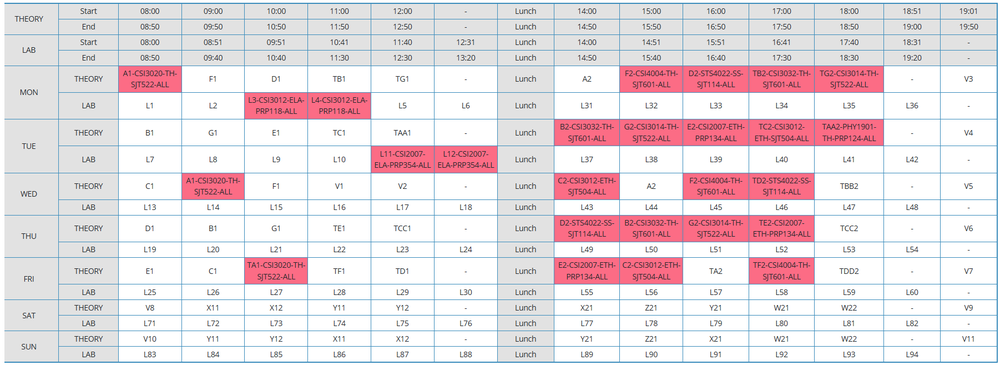
#> input picture static/timetable.png, 1000 x 365 px, shrunk from 1802 x 657 before the run, found by its file name; its folder holds only this picture in this run
$ python -i ocr_module.py   (imports and definitions only)
#> lines starting #> are read from the running program, lines starting #| are printed output that depends on the picture; after the words box and inside, x2 and y2 are one past the last pixel; in counts of white or black regions, pixels touching at a corner belong together
import cv2
import pytesseract
import json
import re
import numpy as np
from datetime import datetime
import os
from difflib import get_close_matches

pytesseract.pytesseract.tesseract_cmd = r"C:\Program Files\Tesseract-OCR\tesseract.exe"

# Valid course codes database for verification
VALID_COURSE_CODES = [
    # From your timetable
    "CSI3616", "CSI3012", "CSI3014", "CSI3020", "CSI3032",
    "CSE2001", "CSE3501", "CSI2007", "CSE2004",
    "STS4022", "PHY1001", "CSI4004",
    # Additional common codes
    "MAT2001", "CHE1001", "ENG1001", "MGT1001",
    "CSE1001", "CSE1002", "CSI1001", "ECE2001", "EEE2001"
]

# Store raw OCR output globally for display
raw_ocr_output = {
    "full_text": "",
    "red_region_text": "",
    "preprocessing_results": [],
    "extraction_timestamp": ""
}


def intelligent_timetable_extraction():
    """
    Advanced AI-powered timetable extraction with:
    - Red color detection (visual understanding)
    - Multi-strategy OCR
    - Course code validation
    - Raw text storage
    - High accuracy parsing
    """
    global raw_ocr_output

    path = "static/timetable.png"

    if not os.path.exists(path):
        print("❌ Timetable image not found")
        return {}

    print("\n" + "="*80)
    print("🤖 INTELLIGENT TIMETABLE AI - ADVANCED EXTRACTION ENGINE")
    print("="*80)

    # Load image
    img = cv2.imread(path)
#> img is the input picture: shape (365, 1000, 3); mean B, G, R 225.1, 220.2, 232.1

    if img is None:
        print("❌ Failed to load image")
        return {}

    print(f"📐 Image loaded: {img.shape[1]}x{img.shape[0]} pixels")
#| 📐 Image loaded: 1000x365 pixels

    # STEP 1: Image Preprocessing
    print("\n🔧 STEP 1: Advanced Image Preprocessing...")
    preprocessed_images = advanced_preprocessing(img)

    # STEP 2: Red Color Detection (Visual Understanding)
    print("\n🔴 STEP 2: Red Highlight Detection (Visual Context)...")
    red_regions, red_text = detect_red_highlighted_classes(img)
    raw_ocr_output["red_region_text"] = red_text

    # STEP 3: Multi-Strategy OCR Extraction
    print("\n🔍 STEP 3: Multi-Strategy OCR Extraction...")
    full_text = extract_with_advanced_ocr(preprocessed_images)
    raw_ocr_output["full_text"] = full_text

    # STEP 4: Table Structure Detection
    print("\n📊 STEP 4: Table Structure Analysis...")
    table_data = detect_table_structure(img)

    # STEP 5: Combine all extraction strategies
    print("\n🧠 STEP 5: Intelligent Text Combination...")
    combined_text = full_text + "\n" + red_text

    # Store raw output
    raw_ocr_output["extraction_timestamp"] = datetime.now().strftime("%Y-%m-%d %H:%M:%S")

    print("\n📄 RAW OCR OUTPUT (First 1000 chars):")
    print("-" * 80)
    print(combined_text[:1000])
    print("-" * 80)

    # STEP 6: Intelligent Parsing with Validation
    print("\n🎯 STEP 6: Intelligent Parsing & Course Validation...")
    timetable = intelligent_parsing_with_validation(combined_text, table_data, red_regions)

    # STEP 7: Save to JSON
    with open("timetable_map.json", "w") as f:
        json.dump(timetable, f, indent=2)

    # Save raw OCR output
    with open("raw_ocr_output.json", "w") as f:
        json.dump(raw_ocr_output, f, indent=2)

    total_classes = sum(len(classes) for classes in timetable.values())

    print("\n" + "="*80)
    print(f"✅ EXTRACTION COMPLETE - {total_classes} classes extracted & validated")
    print("="*80)

    return timetable


def advanced_preprocessing(img):
    """
    Advanced image preprocessing for maximum OCR accuracy
    Returns multiple preprocessed versions
    """
    preprocessed = []

    # Method 1: Grayscale + Gaussian Blur + Adaptive Threshold
    gray = cv2.cvtColor(img, cv2.COLOR_BGR2GRAY)
    blurred = cv2.GaussianBlur(gray, (5, 5), 0)
    adaptive = cv2.adaptiveThreshold(blurred, 255, cv2.ADAPTIVE_THRESH_GAUSSIAN_C,
                                     cv2.THRESH_BINARY, 11, 2)
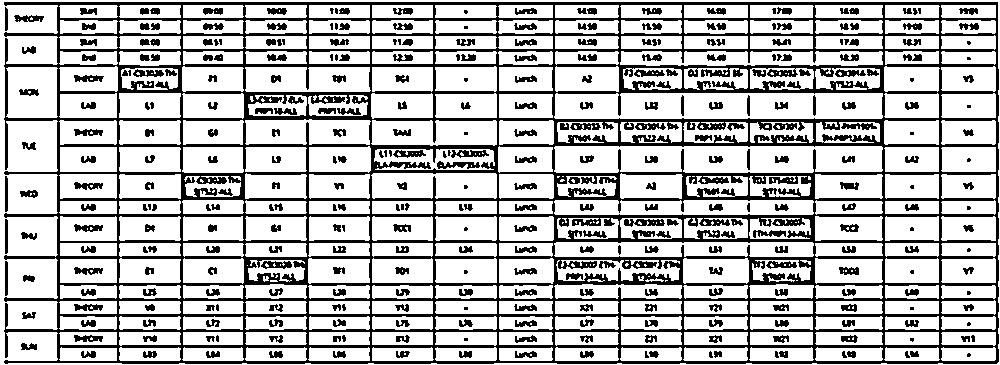
#> adaptive: shape (365, 1000); 73.2% white; 365 black regions (50 under 20 px), largest, box (x1, y1, x2, y2) and area: (4, 2, 999, 364) 74615, (624, 219, 665, 227) 217, (437, 161, 480, 169) 200
    preprocessed.append(("Adaptive Threshold", adaptive))

    # Method 2: OTSU Thresholding
    _, otsu = cv2.threshold(gray, 0, 255, cv2.THRESH_BINARY + cv2.THRESH_OTSU)
#> otsu: shape (365, 1000); 79% white; 458 black regions (269 under 20 px), largest, box (x1, y1, x2, y2) and area: (4, 3, 998, 363) 65166, (74, 225, 103, 232) 117, (74, 76, 103, 82) 108
    preprocessed.append(("OTSU Threshold", otsu))

    # Method 3: Denoising + Threshold
    denoised = cv2.fastNlMeansDenoising(gray, h=10)
    _, denoised_thresh = cv2.threshold(denoised, 0, 255, cv2.THRESH_BINARY + cv2.THRESH_OTSU)
#> denoised_thresh: shape (365, 1000); 79.2% white; 450 black regions (263 under 20 px), largest, box (x1, y1, x2, y2) and area: (4, 3, 998, 363) 64528, (74, 225, 103, 232) 117, (74, 76, 103, 82) 108
    preprocessed.append(("Denoised", denoised_thresh))

    # Method 4: Contrast Enhancement (CLAHE)
    clahe = cv2.createCLAHE(clipLimit=2.0, tileGridSize=(8, 8))
    enhanced = clahe.apply(gray)
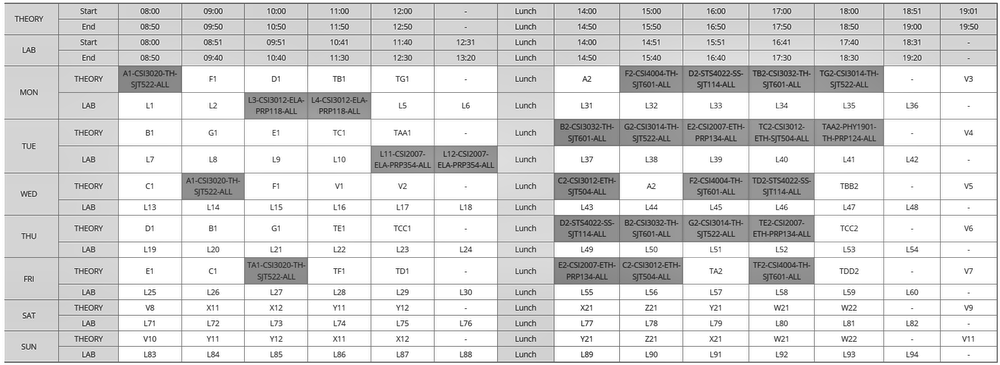
#> enhanced: shape (365, 1000); min 36, max 255, mean 217.1
    _, enhanced_thresh = cv2.threshold(enhanced, 0, 255, cv2.THRESH_BINARY + cv2.THRESH_OTSU)
#> enhanced_thresh: shape (365, 1000); 78.1% white; 444 black regions (266 under 20 px), largest, box (x1, y1, x2, y2) and area: (4, 3, 998, 363) 67490, (74, 304, 103, 311) 131, (74, 225, 103, 232) 124
    preprocessed.append(("CLAHE Enhanced", enhanced_thresh))

    # Method 5: Morphological Operations
    kernel = np.ones((2, 2), np.uint8)
    morph = cv2.morphologyEx(otsu, cv2.MORPH_CLOSE, kernel)
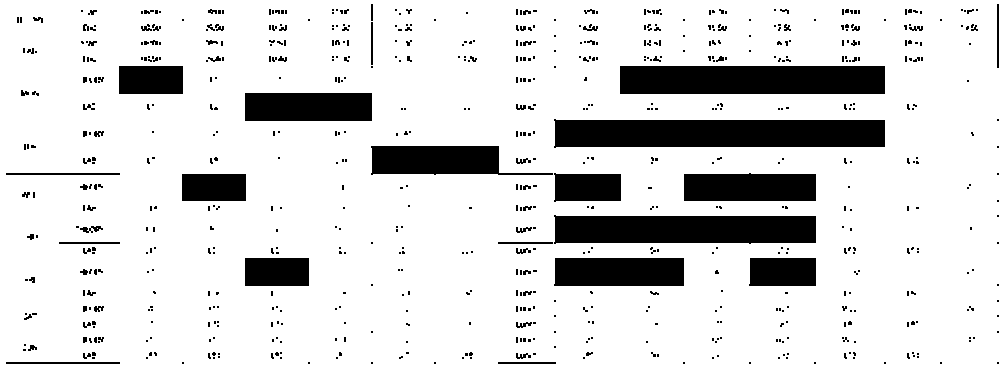
#> morph: shape (365, 1000); 85.1% white; 704 black regions (617 under 20 px), largest, box (x1, y1, x2, y2) and area: (554, 119, 885, 148) 8916, (620, 66, 885, 94) 7420, (554, 215, 816, 244) 7055
    preprocessed.append(("Morphological", morph))

    print(f"  ✅ Generated {len(preprocessed)} preprocessed versions")
#|   ✅ Generated 5 preprocessed versions
#> in intelligent_timetable_extraction, `preprocessed_images = advanced_preprocessing(img)`: preprocessed_images = 5 items

    return preprocessed


def detect_red_highlighted_classes(img):
    """
    Detect red-highlighted regions in timetable (visual understanding)
    Red color = Active/Important class
    """
    print("  🔴 Analyzing red color regions...")

    # Convert to HSV for better color detection
    hsv = cv2.cvtColor(img, cv2.COLOR_BGR2HSV)
#> hsv: shape (365, 1000, 3); mean H, S, V 47.6, 25.5, 238.4

    # Define red color ranges (HSV)
    # Red wraps around in HSV, so we need two ranges
    lower_red1 = np.array([0, 70, 50])
    upper_red1 = np.array([10, 255, 255])
    lower_red2 = np.array([170, 70, 50])
    upper_red2 = np.array([180, 255, 255])

    # Create masks
    mask1 = cv2.inRange(hsv, lower_red1, upper_red1)
#> mask1: shape (365, 1000); 0.02% white in thin lines or dots, all inside (x1, y1, x2, y2) = (27, 41, 917, 356)
    mask2 = cv2.inRange(hsv, lower_red2, upper_red2)
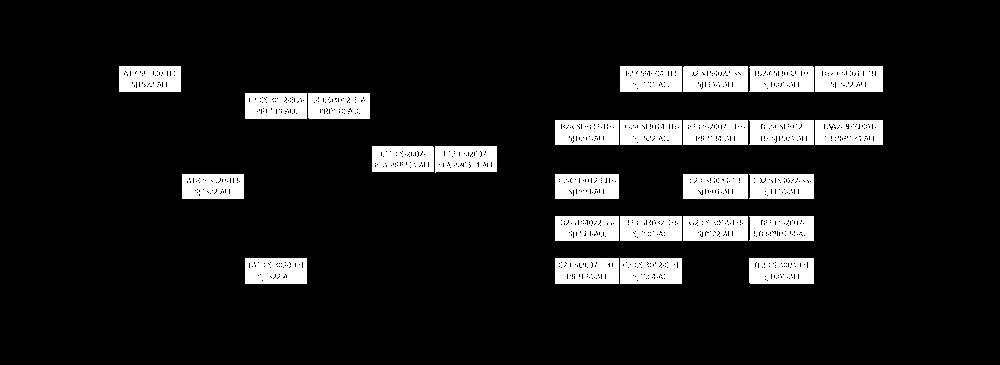
#> mask2: shape (365, 1000); 11% white; 26 white regions, largest, box (x1, y1, x2, y2) and area: (815, 66, 883, 92) 1686, (749, 258, 814, 284) 1610, (683, 66, 748, 92) 1602
    red_mask = cv2.bitwise_or(mask1, mask2)
#> red_mask: shape (365, 1000); 11% white; 48 white regions (22 under 20 px)

    # Find contours of red regions
    contours, _ = cv2.findContours(red_mask, cv2.RETR_EXTERNAL, cv2.CHAIN_APPROX_SIMPLE)
#> contours = 48 contours, 22 with area under 20; largest, box (x1, y1, x2, y2) and area: (815, 66, 883, 92) 1675, (815, 120, 883, 145) 1608, (749, 258, 814, 284) 1600, (683, 66, 748, 92) 1600, (749, 66, 814, 92) 1576

    red_regions = []
    red_text_combined = ""

    for contour in contours:
        area = cv2.contourArea(contour)
        if area > 500:  # Filter small noise
            x, y, w, h = cv2.boundingRect(contour)
            red_regions.append((x, y, w, h))

            # Extract text from red region
            roi = img[y:y+h, x:x+w]
            gray_roi = cv2.cvtColor(roi, cv2.COLOR_BGR2GRAY)
            _, thresh_roi = cv2.threshold(gray_roi, 0, 255, cv2.THRESH_BINARY + cv2.THRESH_OTSU)

            text = pytesseract.image_to_string(thresh_roi, config='--psm 6')
            red_text_combined += text + "\n"

            print(f"  🔴 Red region found at ({x},{y}) size {w}x{h}")
#> this loop made 16 passes
#> (area, x, y, w, h) on pass 16: (1599.5, 749, 258, 65, 26)
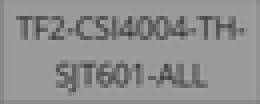
#> gray_roi: shape (26, 65) (shown 4 times larger); min 63, max 166, mean 143.1
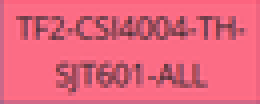
#> roi: shape (26, 65, 3) (shown 4 times larger); mean B, G, R 125.5, 101.8, 230.7
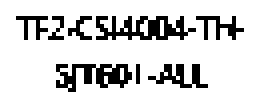
#> thresh_roi: shape (26, 65) (shown 4 times larger); 83.8% white; black in thin lines or dots, all inside (x1, y1, x2, y2) = (4, 4, 61, 23)
#> after the loop, red_regions = [(749, 258, 65, 26)]; red_text_combined = ''

    print(f"  ✅ Detected {len(red_regions)} red-highlighted regions")

    return red_regions, red_text_combined


# [377 lines left out: functions extract_with_advanced_ocr, detect_table_structure, validate_course_code, intelligent_parsing_with_validation, parse_timetable_image, time_in_range and 3 more, not called in this run]

#> (the run stopped early here; a loop or call above may not have finished)
